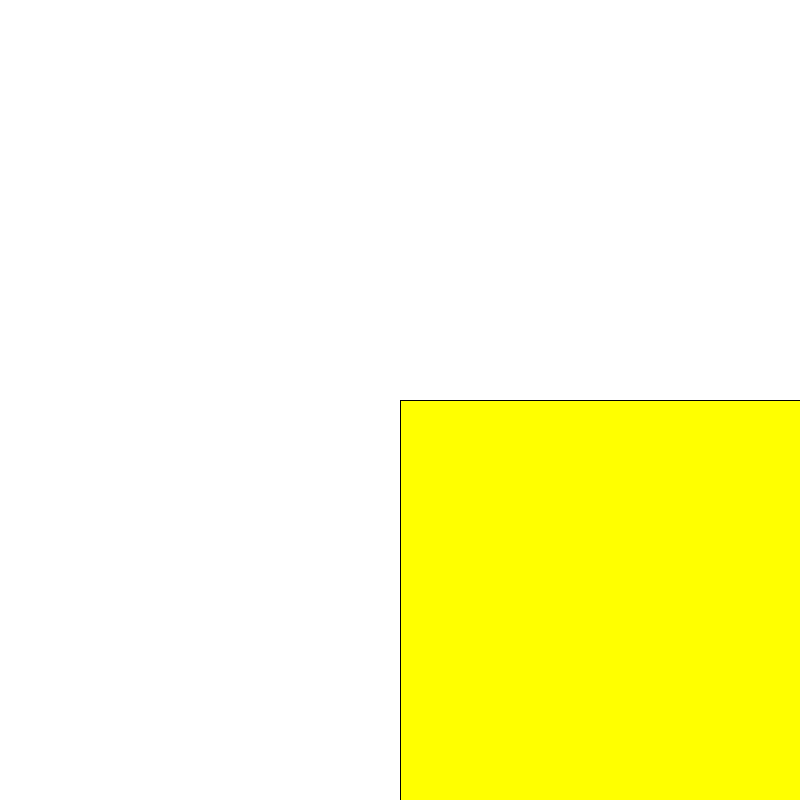
Frame 1 (no input)
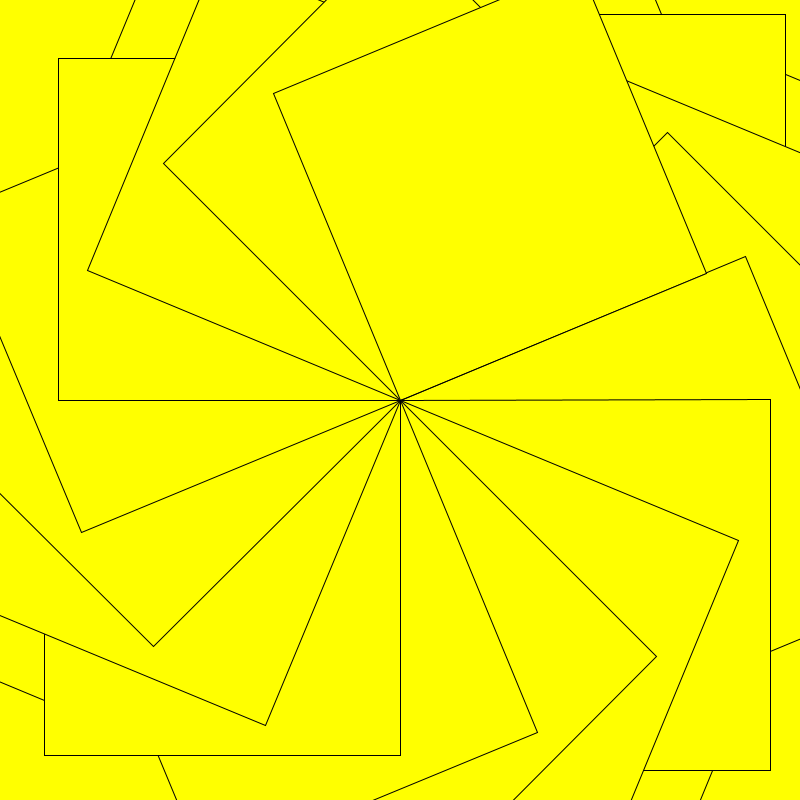
Frame 60 (the mouse pressed at the canvas centre just before this capture)
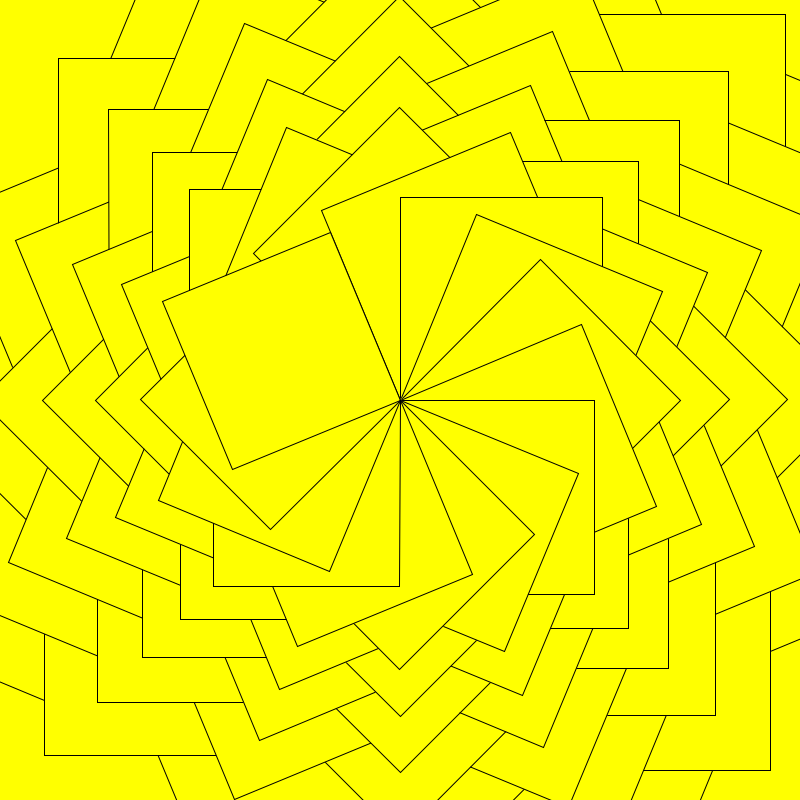
Frame 120 (the mouse held since frame 60 and released just before this capture)

The Processing sketch that drew these frames (run headless with seeded random() and noise(); from frame 60 on, the mouse is pressed at the canvas centre):

// Processing sketch: sketch_008
// ── sketch_008.pde

color c = color(255, 255, 0);

void setup() {
  size(800, 800);
  background(255);
  frameRate (5);
}

float ll = 600;
float angle = 0;
float dangle = PI / 8;

void draw() {
  if (ll <= 2) return;
  translate(width/2, height/2);
  rotate (angle);
  rectDraw(0, 0, ll);
  ll = ll*0.99;
  angle += dangle;
}

void rectDraw(float x, float y, float l) {
  fill (c);
  beginShape();
  vertex(x, y);
  vertex(x, y+l);
  vertex(x+l, y+l);
  vertex(x+l, y);
  endShape(CLOSE);
}
